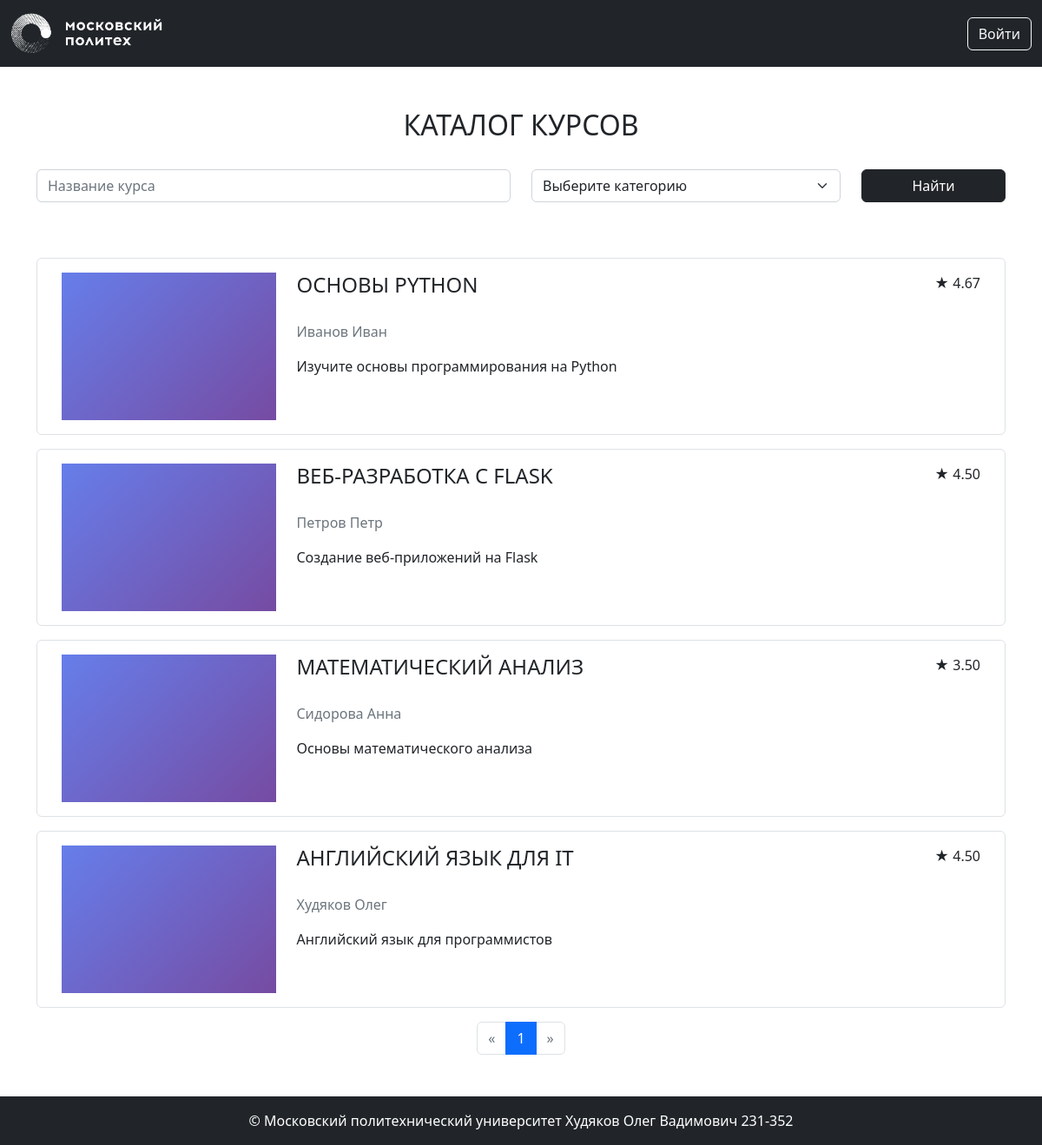
Page /courses/ on the committed database.
### app/models.py (models this page shows, shortened)
class Course(db.Model):
    __tablename__ = 'courses'
    id = db.Column(db.Integer, primary_key=True)
    name = db.Column(db.String(100), nullable=False)
    short_desc = db.Column(db.Text)
    full_desc = db.Column(db.Text)
    rating_sum = db.Column(db.Integer, default=0)
    rating_num = db.Column(db.Integer, default=0)
    category_id = db.Column(db.Integer, db.ForeignKey("categories.id"))
    author_id = db.Column(db.Integer, db.ForeignKey("users.id"))
    background_image_id = db.Column(db.String(100), db.ForeignKey("images.id"))
    created_at = db.Column(db.DateTime, default=datetime.now)
    author = db.relationship("User")
    category = db.relationship("Category", lazy=False)
    bg_image = db.relationship("Image")
    reviews = db.relationship("Review", back_populates="course")
    @property
    def rating(self):
        if self.rating_num > 0:
            return self.rating_sum / self.rating_num
        return 0

class User(UserMixin, db.Model):
    __tablename__ = 'users'
    id = db.Column(db.Integer, primary_key=True)
    first_name = db.Column(db.String(100), nullable=False)
    last_name = db.Column(db.String(100), nullable=False)
    middle_name = db.Column(db.String(100))
    login = db.Column(db.String(100), unique=True, nullable=False)
    password_hash = db.Column(db.String(200), nullable=False)
    created_at = db.Column(db.DateTime, default=datetime.now)
    @property
    def full_name(self):
        return ' '.join([self.last_name, self.first_name, self.middle_name or ''])

### app/courses.py (the view)
@bp.route('/')
def index():
    pagination = course_repository.get_pagination_info(**search_params())
    courses = course_repository.get_all_courses(pagination=pagination)
    categories = category_repository.get_all_categories()
    return render_template('courses/index.html',
                           courses=courses,
                           categories=categories,
                           pagination=pagination,
                           search_params=search_params())

### app/courses.py (called while the page is built)
def search_params():
    return {
        'name': request.args.get('name'),
        'category_ids': [x for x in request.args.getlist('category_ids') if x],
    }

### app/repositories/category_repository.py (called while the page is built)
    def get_all_categories(self):
        return self.db.session.execute(self.db.select(Category)).scalars()

### app/repositories/course_repository.py (called while the page is built)
    def _all_query(self, name, category_ids):
        query = self.db.select(Course)
        if name:
            query = query.filter(Course.name.ilike(f'%{name}%'))
        if category_ids:
            query = query.filter(Course.category_id.in_(category_ids))
        return query

    def get_pagination_info(self, name=None, category_ids=None):
        query = self._all_query(name, category_ids)
        return self.db.paginate(query)

    def get_all_courses(self, name=None, category_ids=None, pagination=None):
        if pagination is not None:
            return pagination.items
        return self.db.session.execute(self._all_query(name, category_ids)).scalars()

### app/templates/courses/index.html (shortened to what this page needs)
{% extends 'base.html' %}
{% from 'pagination.html' import render_pagination %}
{% block content %}
<div class="container">
    <div class="my-5">
        <h2 class="mb-3 text-center text-uppercase font-weight-bold">Каталог курсов</h2>
        <form class="mb-5 mt-3 row align-items-center">
            <div class="col-md-6 my-3">
                <input autocomplete="off" type="text" class="form-control" id="course-name" name="name" value="{{ request.args.get('name') or '' }}" placeholder="Название курса">
            </div>
            <div class="col-md-4 my-3">
                <select class="form-select" id="course-category" name="category_ids" title="Категория курса">
                    <option value="">Выберите категорию</option>
                </select>
            </div>
            <div class="col-md-2 my-3 align-self-end">
                <button type="submit" class="btn btn-dark w-100 mt-auto">Найти</button>
            </div>
        </form>
    </div>
    <div class="courses-list container-fluid mt-3 mb-3">
        {% for course in courses %}
            <div class="row p-3 border rounded mb-3" data-url="{{ url_for('courses.show', course_id=course.id) }}">
                <div class="col-md-3 mb-3 mb-md-0 d-flex align-items-center justify-content-center">
                    <div class="course-logo" style="{% if course.background_image_id %}background-image: url({{ url_for('main.image', image_id=course.background_image_id) }});{% else %}background: linear-gradient(135deg, #667eea 0%, #764ba2 100%);{% endif %}">
                    </div>
                </div>
                <div class="col-md-9 align-items-center">
                    <div class="d-flex">
                        <h4 class="text-uppercase">{{ course.name }}</h4>
                        <p class="ms-auto rating">
                            <span>★</span> <span>{{ "%.2f" | format(course.rating) }}</span>
                        </p>
                    </div>
                    <p class="text-muted my-3">{{ course.author.full_name }}</p>
                    <p>{{ course.short_desc | truncate(200) }}</p>
                </div>
            </div>
        {% endfor %}
    </div>
    <div class="mb-5">
        {{ render_pagination(pagination, request.endpoint, search_params) }}
    </div>
</div>
{% endblock %}

### app/static/styles.css (style rules this page uses)
.course-logo { min-width: 170px; width: 100%; height: 170px; background-repeat: no-repeat; background-position: center; background-size: cover; }

### rows in the picture
Course: name "ОСНОВЫ PYTHON", rating "4.67", author.full_name "Иванов Иван", short_desc "Изучите основы программирования на Python"
Course: name "ВЕБ-РАЗРАБОТКА С FLASK", rating "4.50", author.full_name "Петров Петр", short_desc "Создание веб-приложений на Flask"
Course: name "МАТЕМАТИЧЕСКИЙ АНАЛИЗ", rating "3.50", author.full_name "Сидорова Анна", short_desc "Основы математического анализа"
Course: name "АНГЛИЙСКИЙ ЯЗЫК ДЛЯ IT", rating "4.50", author.full_name "Худяков Олег", short_desc "Английский язык для программистов"

### other values in the picture
{{ page }} "1"
